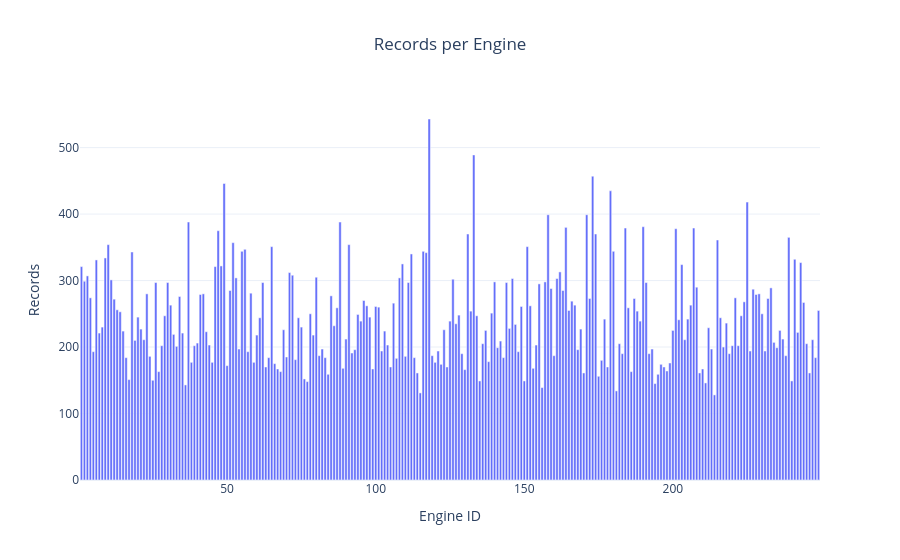

Notebook code cell kept with this figure:
### Code cell
records = train.groupby("unit").size().reset_index(name="Records")

fig = px.bar(
    records,
    x="unit",
    y="Records",
    title="Records per Engine"
)

fig.update_layout(
    title_x=0.5,
    xaxis_title="Engine ID",
    yaxis_title="Records"
)

fig.show()

### Figure 1 — Plotly figure (JSON) as saved in the notebook; plotly's stock layout.template omitted (floating-point values rounded to 4 significant figures; data arrays with more than 128 entries replaced by an {"elided": "..."} marker saying what was removed)
{"data": [{"hovertemplate": "unit=%{x}<br>Records=%{y}<extra></extra>", "legendgroup": "", "marker": {"color": "#636efa", "pattern": {"shape": ""}}, "name": "", "orientation": "v", "showlegend": false, "textposition": "auto", "type": "bar", "x": {"elided": "249 int values"}, "xaxis": "x", "y": {"elided": "249 int values"}, "yaxis": "y"}], "layout": {"barmode": "relative", "legend": {"tracegroupgap": 0}, "title": {"text": "Records per Engine", "x": 0.5}, "xaxis": {"anchor": "y", "domain": [0, 1], "title": {"text": "Engine ID"}}, "yaxis": {"anchor": "x", "domain": [0, 1], "title": {"text": "Records"}}}}
